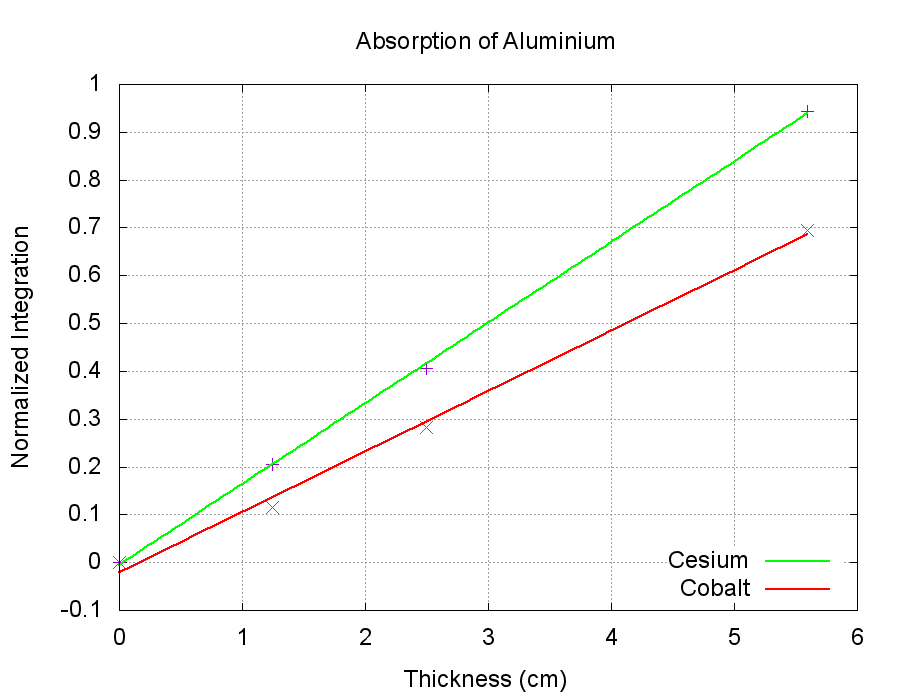

Write gnuplot code to recreate this figure.
# Gnuplot script file for plotting data
# 

set terminal png nocrop enhanced size 900,700 font 'arial,18'

set out 'muAl.png'

set multiplot
set size 1,1
#set tics font ", 30"
set origin 0,0 #origin of plot
set title "Absorption of Aluminium"
set ylabel "Normalized Integration"
set xlabel "Thickness (cm)"
#set xr [.4:1.4]
#set yr [0:.6]
#set yr [-500000:8000000]
set autoscale y
set autoscale x
#set logscale x
#set logscale y
set key bottom right
set bar small
set grid
f(x) = m*x+b
fit f(x) "mu.dat" using 1:2 via m,b

g(x) = m1*x+b1
fit g(x) "mu.dat" using 1:3 via m1,b1

plot 'mu.dat' u 1:2 w points ps 2 t '',\
	'mu.dat' using 1:3 w points ps 2 title '',\
	f(x) lw 2 lc rgb "green" t 'Cesium',\
	g(x) lw 2 lc rgb "red" t 'Cobalt'
#=============mini plot=============      
set grid
unset multiplot
